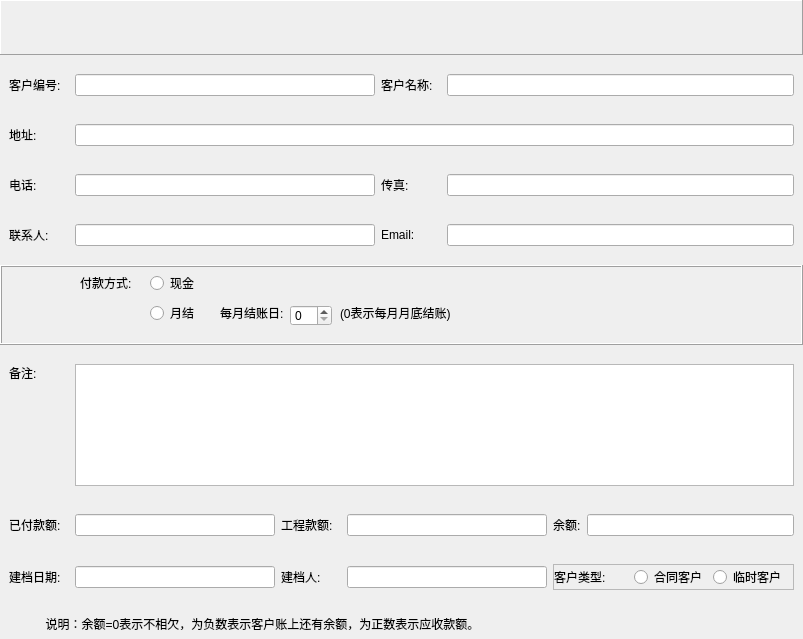
<?xml version="1.0" encoding="UTF-8"?>
<ui version="4.0">
 <class>ClientEditDialog</class>
 <widget class="QDialog" name="ClientEditDialog">
  <property name="geometry">
   <rect>
    <x>0</x>
    <y>0</y>
    <width>803</width>
    <height>639</height>
   </rect>
  </property>
  <property name="windowTitle">
   <string>Dialog</string>
  </property>
  <layout class="QVBoxLayout" name="mainVerticalLayout">
   <property name="spacing">
    <number>10</number>
   </property>
   <property name="leftMargin">
    <number>0</number>
   </property>
   <property name="topMargin">
    <number>0</number>
   </property>
   <property name="rightMargin">
    <number>0</number>
   </property>
   <property name="bottomMargin">
    <number>0</number>
   </property>
   <item>
    <widget class="QFrame" name="toolBarFrame">
     <property name="minimumSize">
      <size>
       <width>0</width>
       <height>55</height>
      </size>
     </property>
     <property name="maximumSize">
      <size>
       <width>16777215</width>
       <height>55</height>
      </size>
     </property>
     <property name="frameShape">
      <enum>QFrame::Panel</enum>
     </property>
     <property name="frameShadow">
      <enum>QFrame::Raised</enum>
     </property>
     <layout class="QHBoxLayout" name="toolBarVerticalLayout">
      <property name="spacing">
       <number>0</number>
      </property>
      <property name="leftMargin">
       <number>0</number>
      </property>
      <property name="topMargin">
       <number>0</number>
      </property>
      <property name="rightMargin">
       <number>0</number>
      </property>
      <property name="bottomMargin">
       <number>0</number>
      </property>
     </layout>
    </widget>
   </item>
   <item>
    <widget class="QWidget" name="widget" native="true">
     <layout class="QHBoxLayout" name="horizontalLayout_2">
      <item>
       <widget class="QLabel" name="label">
        <property name="minimumSize">
         <size>
          <width>60</width>
          <height>0</height>
         </size>
        </property>
        <property name="maximumSize">
         <size>
          <width>60</width>
          <height>16777215</height>
         </size>
        </property>
        <property name="text">
         <string>客户编号:</string>
        </property>
       </widget>
      </item>
      <item>
       <widget class="QLineEdit" name="lineEdit">
        <property name="minimumSize">
         <size>
          <width>300</width>
          <height>0</height>
         </size>
        </property>
        <property name="maximumSize">
         <size>
          <width>300</width>
          <height>16777215</height>
         </size>
        </property>
       </widget>
      </item>
      <item>
       <widget class="QLabel" name="label_2">
        <property name="minimumSize">
         <size>
          <width>60</width>
          <height>0</height>
         </size>
        </property>
        <property name="maximumSize">
         <size>
          <width>60</width>
          <height>16777215</height>
         </size>
        </property>
        <property name="text">
         <string>客户名称:</string>
        </property>
       </widget>
      </item>
      <item>
       <widget class="QLineEdit" name="lineEdit_2"/>
      </item>
     </layout>
    </widget>
   </item>
   <item>
    <widget class="QWidget" name="widget_2" native="true">
     <layout class="QHBoxLayout" name="horizontalLayout_3">
      <item>
       <widget class="QLabel" name="label_3">
        <property name="minimumSize">
         <size>
          <width>60</width>
          <height>0</height>
         </size>
        </property>
        <property name="maximumSize">
         <size>
          <width>60</width>
          <height>16777215</height>
         </size>
        </property>
        <property name="text">
         <string>地址:</string>
        </property>
       </widget>
      </item>
      <item>
       <widget class="QLineEdit" name="lineEdit_3"/>
      </item>
     </layout>
    </widget>
   </item>
   <item>
    <widget class="QWidget" name="widget_3" native="true">
     <layout class="QHBoxLayout" name="horizontalLayout_4">
      <item>
       <widget class="QLabel" name="label_4">
        <property name="minimumSize">
         <size>
          <width>60</width>
          <height>0</height>
         </size>
        </property>
        <property name="maximumSize">
         <size>
          <width>60</width>
          <height>16777215</height>
         </size>
        </property>
        <property name="text">
         <string>电话:</string>
        </property>
       </widget>
      </item>
      <item>
       <widget class="QLineEdit" name="lineEdit_4">
        <property name="minimumSize">
         <size>
          <width>300</width>
          <height>0</height>
         </size>
        </property>
        <property name="maximumSize">
         <size>
          <width>300</width>
          <height>16777215</height>
         </size>
        </property>
       </widget>
      </item>
      <item>
       <widget class="QLabel" name="label_5">
        <property name="minimumSize">
         <size>
          <width>60</width>
          <height>0</height>
         </size>
        </property>
        <property name="maximumSize">
         <size>
          <width>60</width>
          <height>16777215</height>
         </size>
        </property>
        <property name="text">
         <string>传真:</string>
        </property>
       </widget>
      </item>
      <item>
       <widget class="QLineEdit" name="lineEdit_5"/>
      </item>
     </layout>
    </widget>
   </item>
   <item>
    <widget class="QWidget" name="widget_4" native="true">
     <layout class="QHBoxLayout" name="horizontalLayout_5">
      <item>
       <widget class="QLabel" name="label_6">
        <property name="minimumSize">
         <size>
          <width>60</width>
          <height>0</height>
         </size>
        </property>
        <property name="maximumSize">
         <size>
          <width>60</width>
          <height>16777215</height>
         </size>
        </property>
        <property name="text">
         <string>联系人:</string>
        </property>
       </widget>
      </item>
      <item>
       <widget class="QLineEdit" name="lineEdit_6">
        <property name="minimumSize">
         <size>
          <width>300</width>
          <height>0</height>
         </size>
        </property>
        <property name="maximumSize">
         <size>
          <width>300</width>
          <height>16777215</height>
         </size>
        </property>
       </widget>
      </item>
      <item>
       <widget class="QLabel" name="label_7">
        <property name="minimumSize">
         <size>
          <width>60</width>
          <height>0</height>
         </size>
        </property>
        <property name="maximumSize">
         <size>
          <width>60</width>
          <height>16777215</height>
         </size>
        </property>
        <property name="text">
         <string>Email:</string>
        </property>
       </widget>
      </item>
      <item>
       <widget class="QLineEdit" name="lineEdit_7"/>
      </item>
     </layout>
    </widget>
   </item>
   <item>
    <widget class="QFrame" name="frame">
     <property name="minimumSize">
      <size>
       <width>0</width>
       <height>80</height>
      </size>
     </property>
     <property name="frameShape">
      <enum>QFrame::Box</enum>
     </property>
     <property name="frameShadow">
      <enum>QFrame::Raised</enum>
     </property>
     <widget class="QLabel" name="label_16">
      <property name="geometry">
       <rect>
        <x>80</x>
        <y>10</y>
        <width>54</width>
        <height>16</height>
       </rect>
      </property>
      <property name="text">
       <string>付款方式:</string>
      </property>
     </widget>
     <widget class="QRadioButton" name="radioButton_3">
      <property name="geometry">
       <rect>
        <x>150</x>
        <y>10</y>
        <width>89</width>
        <height>16</height>
       </rect>
      </property>
      <property name="text">
       <string>现金</string>
      </property>
     </widget>
     <widget class="QRadioButton" name="radioButton_4">
      <property name="geometry">
       <rect>
        <x>150</x>
        <y>40</y>
        <width>89</width>
        <height>16</height>
       </rect>
      </property>
      <property name="text">
       <string>月结</string>
      </property>
     </widget>
     <widget class="QSpinBox" name="spinBox">
      <property name="geometry">
       <rect>
        <x>290</x>
        <y>40</y>
        <width>42</width>
        <height>21</height>
       </rect>
      </property>
     </widget>
     <widget class="QLabel" name="label_17">
      <property name="geometry">
       <rect>
        <x>220</x>
        <y>40</y>
        <width>71</width>
        <height>16</height>
       </rect>
      </property>
      <property name="text">
       <string>每月结账日:</string>
      </property>
     </widget>
     <widget class="QLabel" name="label_18">
      <property name="geometry">
       <rect>
        <x>340</x>
        <y>40</y>
        <width>121</width>
        <height>16</height>
       </rect>
      </property>
      <property name="text">
       <string>(0表示每月月底结账)</string>
      </property>
     </widget>
    </widget>
   </item>
   <item>
    <widget class="QWidget" name="widget_5" native="true">
     <layout class="QHBoxLayout" name="horizontalLayout_7">
      <item>
       <widget class="QLabel" name="label_8">
        <property name="minimumSize">
         <size>
          <width>60</width>
          <height>0</height>
         </size>
        </property>
        <property name="maximumSize">
         <size>
          <width>60</width>
          <height>16777215</height>
         </size>
        </property>
        <property name="text">
         <string>备注:</string>
        </property>
        <property name="alignment">
         <set>Qt::AlignLeading|Qt::AlignLeft|Qt::AlignTop</set>
        </property>
       </widget>
      </item>
      <item>
       <widget class="QTextEdit" name="textEdit"/>
      </item>
     </layout>
    </widget>
   </item>
   <item>
    <widget class="QWidget" name="widget_6" native="true">
     <layout class="QHBoxLayout" name="horizontalLayout_8">
      <property name="topMargin">
       <number>9</number>
      </property>
      <item>
       <widget class="QLabel" name="label_9">
        <property name="minimumSize">
         <size>
          <width>60</width>
          <height>0</height>
         </size>
        </property>
        <property name="maximumSize">
         <size>
          <width>60</width>
          <height>16777215</height>
         </size>
        </property>
        <property name="text">
         <string>已付款额:</string>
        </property>
       </widget>
      </item>
      <item>
       <widget class="QLineEdit" name="lineEdit_8">
        <property name="minimumSize">
         <size>
          <width>200</width>
          <height>0</height>
         </size>
        </property>
        <property name="maximumSize">
         <size>
          <width>200</width>
          <height>16777215</height>
         </size>
        </property>
       </widget>
      </item>
      <item>
       <widget class="QLabel" name="label_10">
        <property name="minimumSize">
         <size>
          <width>60</width>
          <height>0</height>
         </size>
        </property>
        <property name="maximumSize">
         <size>
          <width>60</width>
          <height>16777215</height>
         </size>
        </property>
        <property name="text">
         <string>工程款额:</string>
        </property>
       </widget>
      </item>
      <item>
       <widget class="QLineEdit" name="lineEdit_9">
        <property name="minimumSize">
         <size>
          <width>200</width>
          <height>0</height>
         </size>
        </property>
        <property name="maximumSize">
         <size>
          <width>200</width>
          <height>16777215</height>
         </size>
        </property>
       </widget>
      </item>
      <item>
       <widget class="QLabel" name="label_11">
        <property name="text">
         <string>余额:</string>
        </property>
       </widget>
      </item>
      <item>
       <widget class="QLineEdit" name="lineEdit_10"/>
      </item>
     </layout>
    </widget>
   </item>
   <item>
    <widget class="QWidget" name="widget_7" native="true">
     <layout class="QHBoxLayout" name="horizontalLayout_9">
      <item>
       <widget class="QLabel" name="label_12">
        <property name="minimumSize">
         <size>
          <width>60</width>
          <height>0</height>
         </size>
        </property>
        <property name="maximumSize">
         <size>
          <width>60</width>
          <height>16777215</height>
         </size>
        </property>
        <property name="text">
         <string>建档日期:</string>
        </property>
       </widget>
      </item>
      <item>
       <widget class="QLineEdit" name="lineEdit_11">
        <property name="minimumSize">
         <size>
          <width>200</width>
          <height>0</height>
         </size>
        </property>
        <property name="maximumSize">
         <size>
          <width>200</width>
          <height>16777215</height>
         </size>
        </property>
       </widget>
      </item>
      <item>
       <widget class="QLabel" name="label_13">
        <property name="minimumSize">
         <size>
          <width>60</width>
          <height>0</height>
         </size>
        </property>
        <property name="maximumSize">
         <size>
          <width>60</width>
          <height>16777215</height>
         </size>
        </property>
        <property name="text">
         <string>建档人:</string>
        </property>
       </widget>
      </item>
      <item>
       <widget class="QLineEdit" name="lineEdit_12">
        <property name="minimumSize">
         <size>
          <width>200</width>
          <height>0</height>
         </size>
        </property>
        <property name="maximumSize">
         <size>
          <width>200</width>
          <height>16777215</height>
         </size>
        </property>
       </widget>
      </item>
      <item>
       <widget class="QFrame" name="frame_2">
        <property name="minimumSize">
         <size>
          <width>200</width>
          <height>0</height>
         </size>
        </property>
        <property name="frameShape">
         <enum>QFrame::StyledPanel</enum>
        </property>
        <property name="frameShadow">
         <enum>QFrame::Raised</enum>
        </property>
        <layout class="QHBoxLayout" name="horizontalLayout_11">
         <property name="spacing">
          <number>0</number>
         </property>
         <property name="leftMargin">
          <number>0</number>
         </property>
         <property name="topMargin">
          <number>0</number>
         </property>
         <property name="rightMargin">
          <number>0</number>
         </property>
         <property name="bottomMargin">
          <number>0</number>
         </property>
         <item>
          <widget class="QLabel" name="label_15">
           <property name="text">
            <string>客户类型:</string>
           </property>
          </widget>
         </item>
         <item>
          <widget class="QRadioButton" name="radioButton">
           <property name="text">
            <string>合同客户</string>
           </property>
          </widget>
         </item>
         <item>
          <widget class="QRadioButton" name="radioButton_2">
           <property name="text">
            <string>临时客户</string>
           </property>
          </widget>
         </item>
        </layout>
       </widget>
      </item>
     </layout>
    </widget>
   </item>
   <item>
    <widget class="QWidget" name="widget_8" native="true">
     <property name="maximumSize">
      <size>
       <width>16777215</width>
       <height>30</height>
      </size>
     </property>
     <layout class="QHBoxLayout" name="horizontalLayout">
      <item>
       <widget class="QLabel" name="label_14">
        <property name="text">
         <string>           说明：余额=0表示不相欠，为负数表示客户账上还有余额，为正数表示应收款额。</string>
        </property>
       </widget>
      </item>
     </layout>
    </widget>
   </item>
  </layout>
 </widget>
 <resources/>
 <connections/>
</ui>
